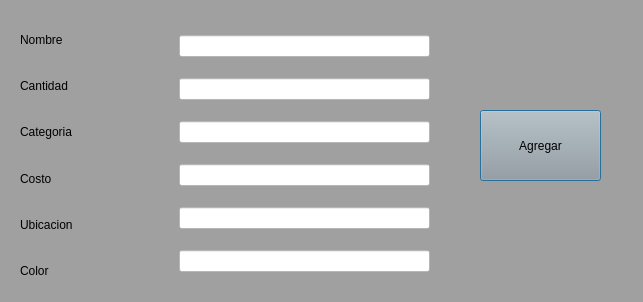
<?xml version="1.0" encoding="UTF-8"?>
<ui version="4.0">
 <class>NewProduct</class>
 <widget class="QDialog" name="NewProduct">
  <property name="geometry">
   <rect>
    <x>0</x>
    <y>0</y>
    <width>643</width>
    <height>302</height>
   </rect>
  </property>
  <property name="windowTitle">
   <string>Añadir Nuevo Producto</string>
  </property>
  <property name="styleSheet">
   <string notr="true">background-color: rgb(160, 160, 160);</string>
  </property>
  <widget class="QPushButton" name="add_product_btn">
   <property name="geometry">
    <rect>
     <x>480</x>
     <y>110</y>
     <width>121</width>
     <height>71</height>
    </rect>
   </property>
   <property name="text">
    <string>Agregar</string>
   </property>
   <property name="icon">
    <iconset>
     <normaloff>images/add_product.png</normaloff>images/add_product.png</iconset>
   </property>
  </widget>
  <widget class="QWidget" name="verticalLayoutWidget">
   <property name="geometry">
    <rect>
     <x>20</x>
     <y>20</y>
     <width>160</width>
     <height>271</height>
    </rect>
   </property>
   <layout class="QVBoxLayout" name="label_layout">
    <item>
     <widget class="QLabel" name="name_label">
      <property name="styleSheet">
       <string notr="true">font: 75 10pt &quot;MS Shell Dlg 2&quot;;</string>
      </property>
      <property name="text">
       <string>Nombre</string>
      </property>
     </widget>
    </item>
    <item>
     <widget class="QLabel" name="qty_label">
      <property name="styleSheet">
       <string notr="true">font: 75 10pt &quot;MS Shell Dlg 2&quot;;</string>
      </property>
      <property name="text">
       <string>Cantidad</string>
      </property>
     </widget>
    </item>
    <item>
     <widget class="QLabel" name="category_label">
      <property name="styleSheet">
       <string notr="true">font: 75 10pt &quot;MS Shell Dlg 2&quot;;</string>
      </property>
      <property name="text">
       <string>Categoria</string>
      </property>
     </widget>
    </item>
    <item>
     <widget class="QLabel" name="cost_label">
      <property name="styleSheet">
       <string notr="true">font: 75 10pt &quot;MS Shell Dlg 2&quot;;</string>
      </property>
      <property name="text">
       <string>Costo</string>
      </property>
     </widget>
    </item>
    <item>
     <widget class="QLabel" name="location_label">
      <property name="styleSheet">
       <string notr="true">font: 75 10pt &quot;MS Shell Dlg 2&quot;;</string>
      </property>
      <property name="text">
       <string>Ubicacion</string>
      </property>
     </widget>
    </item>
    <item>
     <widget class="QLabel" name="color_label">
      <property name="styleSheet">
       <string notr="true">font: 75 10pt &quot;MS Shell Dlg 2&quot;;</string>
      </property>
      <property name="text">
       <string>Color</string>
      </property>
     </widget>
    </item>
   </layout>
  </widget>
  <widget class="QWidget" name="verticalLayoutWidget_2">
   <property name="geometry">
    <rect>
     <x>179</x>
     <y>20</y>
     <width>251</width>
     <height>271</height>
    </rect>
   </property>
   <layout class="QVBoxLayout" name="txtedit_layout">
    <item>
     <widget class="QLineEdit" name="name_txtedit">
      <property name="styleSheet">
       <string notr="true">background-color: rgb(255, 255, 255);</string>
      </property>
     </widget>
    </item>
    <item>
     <widget class="QLineEdit" name="qty_txtedit">
      <property name="styleSheet">
       <string notr="true">background-color: rgb(255, 255, 255);</string>
      </property>
     </widget>
    </item>
    <item>
     <widget class="QLineEdit" name="category_txtedit">
      <property name="styleSheet">
       <string notr="true">background-color: rgb(255, 255, 255);</string>
      </property>
      <property name="text">
       <string/>
      </property>
     </widget>
    </item>
    <item>
     <widget class="QLineEdit" name="cost_txtedit">
      <property name="styleSheet">
       <string notr="true">background-color: rgb(255, 255, 255);</string>
      </property>
      <property name="text">
       <string/>
      </property>
     </widget>
    </item>
    <item>
     <widget class="QLineEdit" name="location_txtedit">
      <property name="styleSheet">
       <string notr="true">background-color: rgb(255, 255, 255);</string>
      </property>
      <property name="text">
       <string/>
      </property>
     </widget>
    </item>
    <item>
     <widget class="QLineEdit" name="color_txtedit">
      <property name="styleSheet">
       <string notr="true">background-color: rgb(255, 255, 255);</string>
      </property>
      <property name="text">
       <string/>
      </property>
     </widget>
    </item>
   </layout>
  </widget>
 </widget>
 <resources/>
 <connections/>
</ui>
